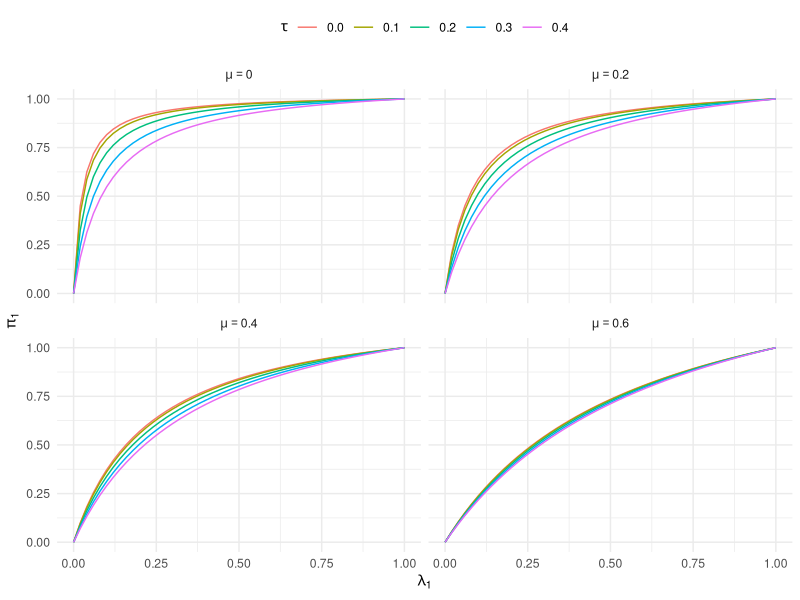

Source code (R):
## ---- chunk 1
#| code-fold: show

sigma_i <- 2 / sqrt(rpois(10000, lambda = 30))
## ---- chunk 2
#| code-fold: show

mixing_prop <- function(
  mu, tau, lambda_1, sigma_i, 
  alpha_1 = .025
) {
  eta_i <- sqrt(tau^2 + sigma_i^2)
  c_1i <- (sigma_i * qnorm(1 - alpha_1) - mu) / eta_i
  d_1i <- dnorm(c_1i)
  P_1i <- pnorm(c_1i)
  num_i  <- eta_i * d_1i / ((1 - P_1i) * (1 - (1 - lambda_1) * P_1i))
  denom_i <- eta_i * d_1i / (1 - P_1i)
  pi_1 <- lambda_1 * mean(num_i) / mean(denom_i)
  return(pi_1)
}

mixing_prop(mu = 0.2, tau = 0.1, lambda_1 = 0.2, sigma_i = sigma_i)

## ---- chunk 3
#| fig-width: 8
#| fig-height: 6
#| out-width: 100%
#| fig-column: body
#| fig-cap: "Mixing proportion $\\pi_1$ as a function of selection parameter $\\lambda_1$ for selected values of $\\mu$ and $\\tau$."
#| lightbox: true
#| label: fig-mixing-prop

library(tidyverse)
param_grid <- 
  expand_grid(
    mu = seq(0.0, 0.6, 0.2),
    tau = seq(0.0, 0.4, 0.1),
    lambda_1 = seq(0, 1, 0.02)
  ) %>%
  mutate(
    mu_f = formatC(mu, format = "f", digits = 1) |> 
      fct() |> 
      fct_relabel(\(x) paste("mu ==", x)),
    tau_f = formatC(tau, format = "f", digits = 1) |> fct(),
    pi_1 = pmap_dbl(
      .l = list(mu = mu, tau = tau, lambda_1 = lambda_1),
      .f = mixing_prop, 
      sigma_i = sigma_i
    )
  )

ggplot(param_grid) + 
  aes(lambda_1, pi_1, color = tau_f) + 
  geom_line() + 
  facet_wrap(~ mu_f, labeller = "label_parsed") + 
  theme_minimal() + 
  theme(legend.position = "top") + 
  labs(
    x = expression(lambda[1]),
    y = expression(pi[1]),
    color = expression(tau)
  )
